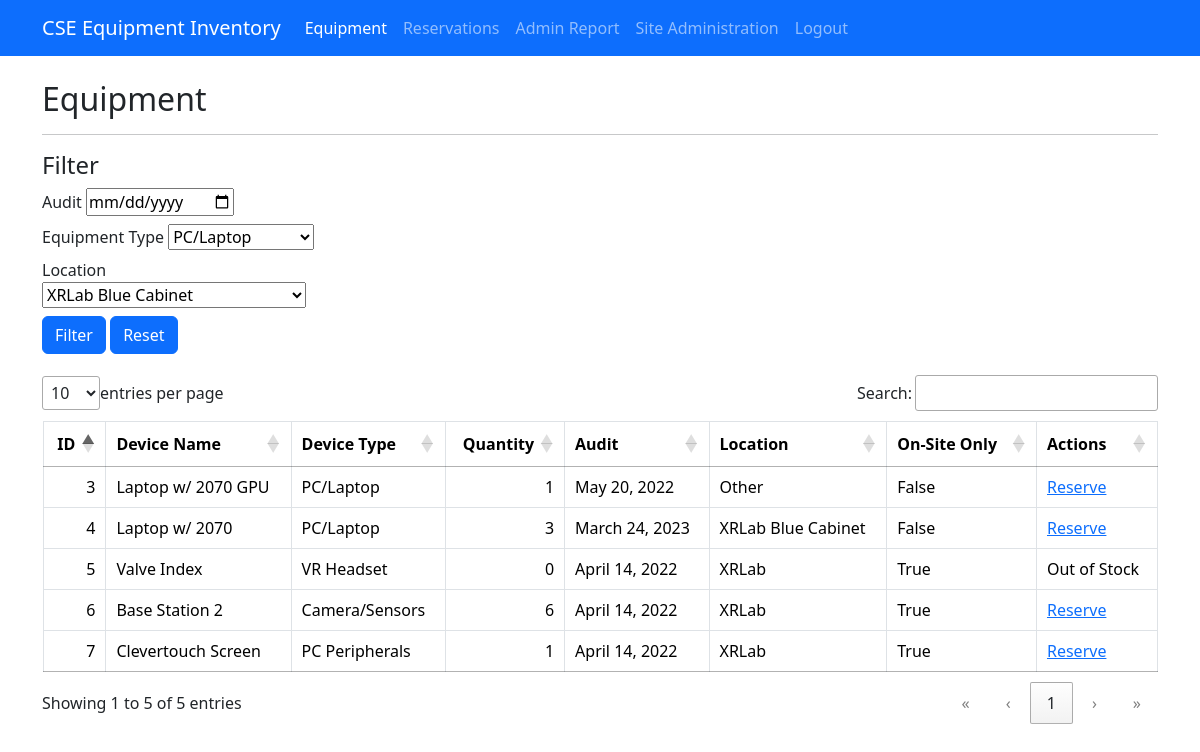
The app's page /equipment/ (signed in) with its own data.
### inventory_management/models.py (models this page shows)
class Equipment(models.Model):
    EQUIPMENT_TYPES = [
        ('pclaptops', 'PC/Laptop'),
        ('vrheadset', 'VR Headset'),
        ('camsensor', 'Camera/Sensors'),
        ('pcperipheral', 'PC Peripherals'),
        ('furniture', 'Furniture'),
        ('tripod', 'Tripod'),
        ('powercable', 'Power/Cable'),
        ('vrcontroller', 'VR Controller'),
        ('other', 'Other'),
    ]
    LOCATIONS = [
        ('XRLabBlueCabinet', 'XRLab Blue Cabinet'),
        ('XRLab', 'XRLab'),
        ('XRLabBlueCabinetLarge', 'XRLab Blue Cabinet Large'),
        ('XRLabMediumWoodenCabinet', 'XRLab Medium Wooden Cabinet'),
        ('other', 'Other'),
    ]
    name = models.CharField(max_length=100)
    type = models.CharField(max_length=50, choices=EQUIPMENT_TYPES)
    quantity = models.IntegerField(default=1)
    audit = models.DateField(null=True, blank=True)
    location = models.CharField(max_length=100, choices=LOCATIONS)
    onsite = models.BooleanField(default=False)

### inventory_management/views.py (the view, shortened to what this page needs)
# urls.py: path('equipment/', views.equipment, name='equipment'),
@login_required
def equipment(request):
    equipment_list = Equipment.objects.all()
    form = EquipmentFilterForm(request.POST)
    debug_message = ''
    context = {'equipment_list': equipment_list, 'debug_message': debug_message, 'form': form}
    return render(request, 'equipment.html', context)

### inventory_management/forms.py
class EquipmentFilterForm(forms.Form):
    audit = forms.DateField(required=False, widget=forms.DateInput(attrs={'type': 'date'}))
    equipment_type = forms.ChoiceField(choices=Equipment.EQUIPMENT_TYPES, required=False)
    location = forms.ChoiceField(choices=Equipment.LOCATIONS, required=False)

### templates/equipment.html (shortened to what this page needs)
{% extends 'base.html' %}
{% block equipment_active %}active{% endblock %}
{% block content %}
<h2>Equipment</h2>
<hr>
<h4>Filter</h4>
<form id="filterForm" method="post" action="{% url 'equipment' %}">
    <div class="form-row">
        <div class="form-group col-md-3 mb-2">
            <label for="id_audit">Audit</label>
            {{ form.audit }}
        </div>
        <div class="form-group col-md-3 mb-2">
            <label for="id_equipment_type">Equipment Type</label>
            {{ form.equipment_type }}
        </div>
        <div class="form-group col-md-3 mb-2">
            <label for="id_location">Location</label>
            {{ form.location }}
        </div>
        <div class="form-group col-md-3 mb-3">
            <button type="submit" class="btn btn-primary">Filter</button>
            <button type="button" class="btn btn-primary" onclick="resetFilter()">Reset</button>
        </div>
    </div>
</form>
<div class="table-responsive">
    <table class="table table-bordered" id="invTable">
        <tbody>
            {% for equipment in equipment_list %}
                <tr>
                    <td>{{ equipment.id }}</td>
                    <td>{{ equipment.name }}</td>
                    <td>{{ equipment.get_type_display }}</td>
                    <td>{{ equipment.quantity }}</td>
                    <td>{{ equipment.audit }}</td>
                    <td>{{ equipment.get_location_display }}</td>
                    <td>{{ equipment.onsite }}</td>
                    {% if equipment.quantity == 0 %}
                    <td><a>Out of Stock</a></td>
                    {% else %}
                    <td><a href="{% url 'make_reservation' equipment.id %}">Reserve</a></td>
                    {% endif %}
                </tr>
            {% endfor %}
        </tbody>
    </table>
</div>
{% endblock %}

### records on screen
Equipment: id "3", name "Laptop w/ 2070 GPU", type "PC/Laptop", quantity "1", audit "May 20, 2022", location "Other", onsite "False", shows "Reserve"
Equipment: id "4", name "Laptop w/ 2070", type "PC/Laptop", quantity "3", audit "March 24, 2023", location "XRLab Blue Cabinet", onsite "False", shows "Reserve"
Equipment: id "5", name "Valve Index", type "VR Headset", quantity "0", audit "April 14, 2022", location "XRLab", onsite "True", shows "Out of Stock"
Equipment: id "6", name "Base Station 2", type "Camera/Sensors", quantity "6", audit "April 14, 2022", location "XRLab", onsite "True", shows "Reserve"
Equipment: id "7", name "Clevertouch Screen", type "PC Peripherals", quantity "1", audit "April 14, 2022", location "XRLab", onsite "True", shows "Reserve"
